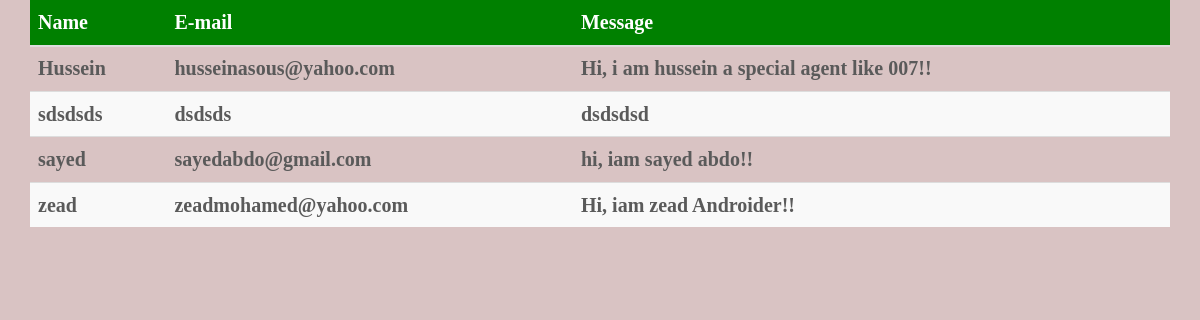
The app's page /Admin/contacts.php with its own data.
### tables this page shows
CREATE TABLE IF NOT EXISTS `contacts` (
  `id` int(11) NOT NULL AUTO_INCREMENT,
  `name` varchar(50) NOT NULL,
  `email` varchar(50) NOT NULL,
  `message` text NOT NULL,
  PRIMARY KEY (`id`),
  UNIQUE KEY `id` (`id`)
);

### Admin/contacts.php (the view, shortened to what this page needs)
<!DOCTYPE html>
<html>
    <?php
    include "connect.php";
    ?>
    <head>
    <link href="Css/bootstrap.min.css" rel="stylesheet">
    <link href="Css/products.css" rel="stylesheet" />
    <link href="Css/index.css" rel="stylesheet" />
</head>
    <body>
    <div class="container-fluid">
    <div class="table-responsive">
        <div class="container-fluid">
        <div class="row">
        <div class="col-md-12">
  <table class="table table-striped">
    <thead class="aaa">
        <th>Name</th>
        <th>E-mail</th>
        <th>Message</th>
    </thead>
      <tbody>
          <tr>
          <?php
                            $stmt = $con->prepare('select * from contacts');
                            $stmt->execute();
                            $rows = $stmt->fetchAll();
                            foreach($rows as $row)
                            {
                            echo"<tr>";
                            echo"<th>".$row['name']."</th>";
                            echo"<th>".$row['email']."</th>";
                            echo"<th>".$row['message']."</th>";
                            echo"</tr>";
                            }
                            ?>
      </tr>
    </tbody>
  </table>
        </div>
            </div>
</div>
    </div>
        </div>
</body>
</html>
<?php
include $tpl . "footer.php";
?>

### Layout/CSS/index.css (style rules this page uses)
body { color: #5a5a5a; font-family :Baskerville Old Face; font-size:20px; background-color:#d9c3c3; }

### Admin/contacts.php (style rules this page uses)
.aaa { background-color: green; color: white }

### records on screen
contacts: name "Hussein", email "husseinasous@yahoo.com", message "Hi, i am hussein a special agent like 007!!"
contacts: name "sdsdsds", email "dsdsds", message "dsdsdsd"
contacts: name "sayed", email "sayedabdo@gmail.com", message "hi, iam sayed abdo!!"
contacts: name "zead", email "zeadmohamed@yahoo.com", message "Hi, iam zead Androider!!"
